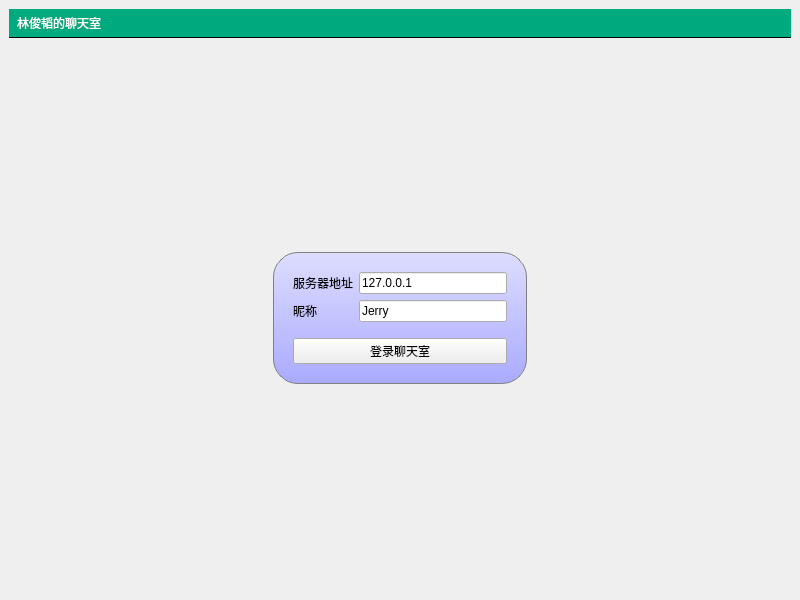
<?xml version="1.0" encoding="UTF-8"?>
<ui version="4.0">
 <class>MainWindow</class>
 <widget class="QMainWindow" name="MainWindow">
  <property name="geometry">
   <rect>
    <x>0</x>
    <y>0</y>
    <width>800</width>
    <height>600</height>
   </rect>
  </property>
  <property name="windowTitle">
   <string>聊天室客户端</string>
  </property>
  <property name="styleSheet">
   <string notr="true">#titleLabel{
background:white;
border:none;
border-bottom:1px solid black;
padding:5px;
font:24pt &quot;黑体&quot;;
color:rgb(255,255,255);
background-color:rgba(0,170,127,255);
}

#mainFrame{
border:none;
background::white;
}

#loginFrame{
background:qlineargradient(x1:0,y1:0,x2:0,y2:1,stop:0 #ddf,stop:1 #aaf);
border:1px solid gray;
padding:10px;
border-radius:25px;
}</string>
  </property>
  <widget class="QWidget" name="centralwidget">
   <layout class="QVBoxLayout" name="verticalLayout">
    <item>
     <widget class="QLabel" name="titleLabel">
      <property name="text">
       <string>林俊韬的聊天室</string>
      </property>
     </widget>
    </item>
    <item>
     <widget class="QStackedWidget" name="stackedWidget">
      <property name="currentIndex">
       <number>0</number>
      </property>
      <widget class="QWidget" name="loginPage">
       <layout class="QGridLayout" name="gridLayout_2">
        <item row="0" column="1">
         <spacer name="verticalSpacer_2">
          <property name="orientation">
           <enum>Qt::Orientation::Vertical</enum>
          </property>
          <property name="sizeHint" stdset="0">
           <size>
            <width>20</width>
            <height>180</height>
           </size>
          </property>
         </spacer>
        </item>
        <item row="1" column="0">
         <spacer name="horizontalSpacer">
          <property name="orientation">
           <enum>Qt::Orientation::Horizontal</enum>
          </property>
          <property name="sizeHint" stdset="0">
           <size>
            <width>248</width>
            <height>20</height>
           </size>
          </property>
         </spacer>
        </item>
        <item row="1" column="1">
         <widget class="QFrame" name="loginFrame">
          <property name="frameShape">
           <enum>QFrame::Shape::StyledPanel</enum>
          </property>
          <property name="frameShadow">
           <enum>QFrame::Shadow::Raised</enum>
          </property>
          <layout class="QVBoxLayout" name="verticalLayout_2">
           <item>
            <layout class="QGridLayout" name="gridLayout">
             <item row="0" column="0">
              <widget class="QLabel" name="label_2">
               <property name="text">
                <string>服务器地址</string>
               </property>
              </widget>
             </item>
             <item row="1" column="0">
              <widget class="QLabel" name="label_3">
               <property name="text">
                <string>昵称</string>
               </property>
              </widget>
             </item>
             <item row="1" column="1">
              <widget class="QLineEdit" name="usernameEdit">
               <property name="text">
                <string>Jerry</string>
               </property>
              </widget>
             </item>
             <item row="0" column="1">
              <widget class="QLineEdit" name="serverEdit">
               <property name="text">
                <string>127.0.0.1</string>
               </property>
              </widget>
             </item>
            </layout>
           </item>
           <item>
            <spacer name="verticalSpacer">
             <property name="orientation">
              <enum>Qt::Orientation::Vertical</enum>
             </property>
             <property name="sizeType">
              <enum>QSizePolicy::Policy::Fixed</enum>
             </property>
             <property name="sizeHint" stdset="0">
              <size>
               <width>20</width>
               <height>10</height>
              </size>
             </property>
            </spacer>
           </item>
           <item>
            <widget class="QPushButton" name="loginButton">
             <property name="text">
              <string>登录聊天室</string>
             </property>
            </widget>
           </item>
          </layout>
         </widget>
        </item>
        <item row="1" column="2">
         <spacer name="horizontalSpacer_2">
          <property name="orientation">
           <enum>Qt::Orientation::Horizontal</enum>
          </property>
          <property name="sizeHint" stdset="0">
           <size>
            <width>248</width>
            <height>20</height>
           </size>
          </property>
         </spacer>
        </item>
        <item row="2" column="1">
         <spacer name="verticalSpacer_3">
          <property name="orientation">
           <enum>Qt::Orientation::Vertical</enum>
          </property>
          <property name="sizeHint" stdset="0">
           <size>
            <width>20</width>
            <height>181</height>
           </size>
          </property>
         </spacer>
        </item>
       </layout>
      </widget>
      <widget class="QWidget" name="chatPage">
       <layout class="QVBoxLayout" name="verticalLayout_3">
        <item>
         <layout class="QHBoxLayout" name="horizontalLayout">
          <item>
           <widget class="QTextEdit" name="roomTextEdit"/>
          </item>
          <item>
           <widget class="QListWidget" name="userlistWidget">
            <property name="enabled">
             <bool>true</bool>
            </property>
            <property name="maximumSize">
             <size>
              <width>120</width>
              <height>16777215</height>
             </size>
            </property>
           </widget>
          </item>
         </layout>
        </item>
        <item>
         <layout class="QHBoxLayout" name="horizontalLayout_2">
          <item>
           <widget class="QLineEdit" name="sayLIneEdit"/>
          </item>
          <item>
           <widget class="QPushButton" name="sayButton">
            <property name="text">
             <string>发送</string>
            </property>
           </widget>
          </item>
          <item>
           <widget class="QPushButton" name="logoutButton">
            <property name="text">
             <string>退出</string>
            </property>
           </widget>
          </item>
         </layout>
        </item>
       </layout>
      </widget>
     </widget>
    </item>
   </layout>
  </widget>
 </widget>
 <resources/>
 <connections/>
</ui>
